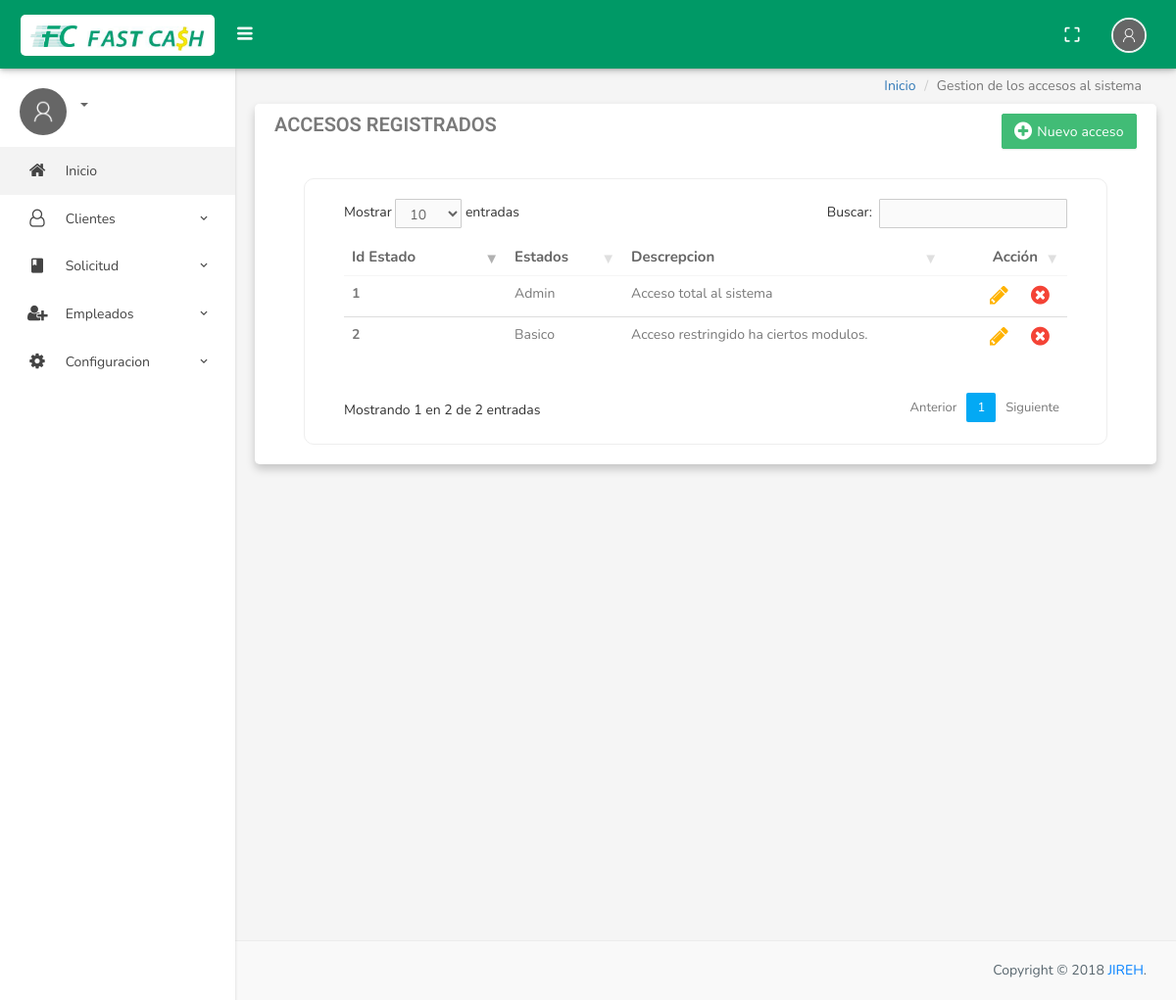
The page /index.php/accesos on the database its author committed.
### tables this page shows
CREATE TABLE `tbl_accesos` (
  `idAcceso` int(11) NOT NULL,
  `tipoAcceso` varchar(50) NOT NULL,
  `descripcion` varchar(250) NOT NULL,
  `estado` int(1) NOT NULL,
  `fechaRegistro` datetime NOT NULL
);

### application/controllers/Accesos.php (called while the page is built, shortened)
<?php
class Accesos extends CI_Controller {
	public function index()
	{
		$this->load->model("Accesos_Model");
		$datos = $this->Accesos_Model->obtenerAccesos();
		$data = array('datos' => $datos);
		$this->load->view('Base/header');
		$this->load->view('Base/nav');
		$this->load->view('Accesos/Gestionar_Accesos', $data);
		$this->load->view('Base/footer');
	}
}
?>

### index.php (called while the page is built, shortened)
<?php
require_once BASEPATH.'core/CodeIgniter.php';

### application/models/Accesos_Model.php (called while the page is built, shortened)
<?php
class Accesos_Model extends CI_Model{
	public function obtenerAccesos()
	{
		$this->db->where('estado',1);
		$departamentos = $this->db->get("tbl_accesos");
		return $departamentos;
	}
}
?>

### application/views/Accesos/Gestionar_Accesos.php (the view, shortened to what this page needs)
<div class="content-page">
    <div class="content">
        <div class="container">
            <div class="row">
                <div class="col-sm-12">
                    <ol class="breadcrumb pull-right">
                        <li><a href="<?= base_url() ?>Home/main">Inicio</a></li>
                        <li class="active">Gestion de los accesos al sistema</li>
                    </ol>
                </div>
            </div>
            <div class="row">
                <div class="col-md-12">
                    <div class="panel panel-default">
                        <div class="panel-heading">
                        <div class="table-title">
                            <div class="row">
                              <div class="col-sm-6">
                                <h5 class="panel-title">Accesos registrados</h3>
                              </div>
                              <div class="col-sm-6">
                                  <a class="btn btn-success waves-effect waves-light" title="Nuevo" data-toggle="modal" data-target="#myModal"><i class="fa fa-plus-circle"></i> <span>Nuevo acceso<span></a>
                              </div>
                            </div>
                          </div>
                        </div>
                    <div class="panel-body">
                            <div class="row">
                                <div class="col-md-12 col-sm-12 col-xs-12">
                                  <div class="margn">
                                    <table id="datatable" class="table">
                                      <thead class="thead-dark thead thead1">
                                        <tr class="tr tr1">
                                          <th class="th th1" scope="col">Id Estado</th>
                                          <th class="th th1" scope="col">Estados</th>
                                          <th class="th th1" scope="col">Descrepcion</th>
                                          <th class="th th1" >Acción</th>
                                          </tr>
                                      </thead>
                                      <tbody class="tbody tbody1">
                                      <?php
                                      foreach ($datos->result() as  $accesos) {
                                        $accesoN="'".$accesos->tipoAcceso."'";
                                        $descripcionN="'".$accesos->descripcion."'";
                                      ?>
                                      <tr class="tr tr1">
                                      <td class="td td1"  width="150"><b><?= $accesos->idAcceso?></b></td>
                                      <td class="td td1"><?= $accesos->tipoAcceso?></td>
                                      <td class="td td1"><?= $accesos->descripcion?></td>
                                      <td class="td td1">
                                          <a onclick="Edit(<?= $accesos->idAcceso?>, <?= $accesoN?>,<?= $descripcionN?>)" title="Editar" data-toggle="modal" data-target="#myModalEdit" class="waves-effect waves-light editar"><i class="fa fa-pencil"></i></a>
                                          <a onclick="del(<?= $accesos->idAcceso?>)" title="Eliminar" class="waves-effect waves-light eliminar"  data-toggle="modal" data-target=".modal_eliminar_estado"><i class="fa fa-times-circle"></i></a>
                                          </td>
                                      </tr>
                                      <?php
                                      }
                                      ?>
                                      </tbody>
                                    </table>
                                  </div>
                                </div>
                            </div>
                    </div>
                </div>
            </div>
        </div>
    </div>
</div>

### plantilla/css/waves-effect.css (style rules this page uses)
.waves-effect { position: relative; cursor: pointer; display: inline-block; overflow: hidden; -webkit-user-select: none; -moz-user-select: none; -ms-user-select: none; user-select: none; -webkit-tap-highlight-color: transparent; vertical-align: middle; z-index: 1; will-change: opacity, transform; -webkit-transition: all 0.3s ease-out; -moz-transition: all 0.3s ease-out; -o-transition: all 0.3s ease-out; -ms-transition: all 0.3s ease-out; transition: all 0.3s ease-out; }

### plantilla/assets/modal-effect/css/component.css (style rules this page uses)
.container { min-height: 100%; }

### plantilla/css/style.css (style rules this page uses)
body { background: #f5f5f5; margin: 0; -webkit-text-size-adjust: 100%; font-family: 'Nunito', sans-serif; }
h1, h2, h3, h4, h5, h6 { margin: 10px 0; }
h1, h2, h3, h4, h5, h6 { font-family: 'Roboto', sans-serif; color: #505458; }
* { outline: none !important; }
.container { width: auto; }
.breadcrumb { background-color: transparent; margin-top: -20px; margin-bottom: 0px; }
.row { margin-right: -10px; margin-left: -10px; }
.col-lg-1, .col-lg-10, .col-lg-11, .col-lg-12, .col-lg-2, .col-lg-3, .col-lg-4, .col-lg-5, .col-lg-6, .col-lg-7, .col-lg-8, .col-lg-9, .col-md-1, .col-md-10, .col-md-11, .col-md-12, .col-md-2, .col-md-3, .col-md-4, .col-md-5, .col-md-6, .col-md-7, .col-md-8, .col-md-9, .col-sm-1, .col-sm-10, .col-sm-11, .col-sm-12, .col-sm-2, .col-sm-3, .col-sm-4, .col-sm-5, .col-sm-6, .col-sm-7, .col-sm-8, .col-sm-9, .col-xs-1, .col-xs-10, .col-xs-11, .col-xs-12, .col-xs-2, .col-xs-3, .col-xs-4, .col-xs-5, .col-xs-6, .col-xs-7, .col-xs-8, .col-xs-9 { padding-left: 10px; padding-right: 10px; }
.panel { border: none; border-radius: 5px; margin-bottom: 20px; -webkit-box-shadow: 0px 5px 10px 0px rgba(0,0,0,0.2); -moz-box-shadow: 0px 5px 10px 0px rgba(0,0,0,0.2); box-shadow: 0px 5px 10px 0px rgba(0,0,0,0.2); }
.panel .panel-body { padding: 20px; padding-left: 50px; padding-right: 50px; }
.panel-heading { border-radius: 0; border: none !important; padding: 10px 20px; }
.panel-default>.panel-heading { color: #797979; background-color: #fff; border-top-left-radius: 5px; border-top-right-radius: 5px; }
.panel-title { font-size: 20px; text-transform: uppercase; font-weight: 600; margin-bottom: 0; margin-top: 0; }
.btn { border-radius: 2px; font-family: 'Nunito', sans-serif; letter-spacing: 0.2px; opacity: 0.93; -webkit-box-shadow: 0px 1px 2px 0px rgba(0,0,0,0.1); -moz-box-shadow: 0px 1px 2px 0px rgba(0,0,0,0.1); box-shadow: 0px 1px 2px 0px rgba(0,0,0,0.1); z-index: 0; }
.btn-primary,.btn-success,.btn-info,.btn-warning,.btn-danger,.btn-inverse,.btn-purple,.btn-pink { color: #FFFFFF !important; }
.btn-success,.btn-success:hover,.btn-success:focus,.btn-success:active, .btn-success.active, .btn-success.focus, .btn-success:active, .btn-success:focus, .btn-success:hover, .open>.dropdown-toggle.btn-success { background-color: #33b86c; border: 1px solid #33b86c; }
.content-page { margin-left: 240px; overflow: hidden; position: relative; min-height: 940px; }
.content-page > .content { margin-top: 70px; margin-bottom: 60px; padding: 20px 5px 15px 5px; position: relative; }
.table { margin-bottom: 10px; }
tbody { color: #797979; }
th { font-size: 15px; color: #666; }
#datatable td { font-weight: normal; }
.table-title .btn { float: right; }
.table-title .btn i { float: left; font-size: 21px; margin-right: 5px; }
.table-title .btn span { float: left; margin-top: 2px; }
.table > thead > tr > th { border-bottom: 1px solid #F5F5F5 !important; }
.ver i.fa, .editar i.fa, .eliminar i.fa { font-size: 22px; padding-left: 10px; padding-right: 10px; }
table.table td a.editar { color: #FFB300; }
table.table td a.eliminar { color: #F44336; }
.thead1 .tr1 .th1:last-child { text-align: right; }
.tbody1 .tr1 .td1:last-child { text-align: right; }
.margn { padding-top: 20px; padding-left: 40px; padding-right: 40px; padding-bottom: 20px; border: 1px solid #eee; border-radius: 10px; }

### rows shown on the page
tbl_accesos: idAcceso "1", tipoAcceso "Admin", descripcion "Acceso total al sistema"
tbl_accesos: idAcceso "2", tipoAcceso "Basico", descripcion "Acceso restringido ha ciertos modulos."
